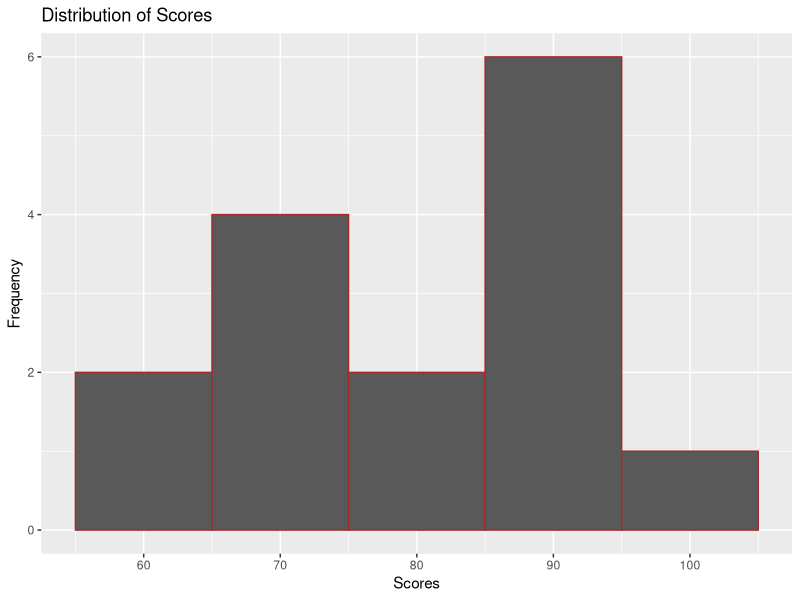
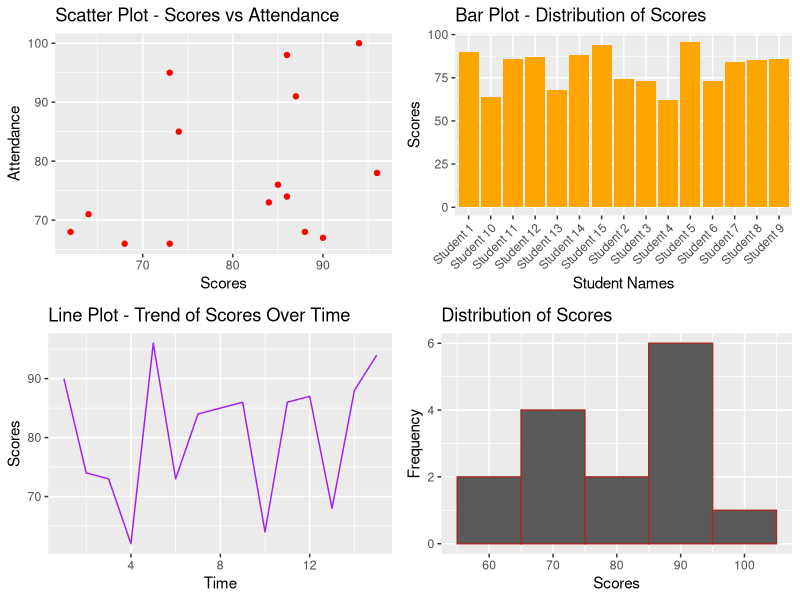

These charts were generated, in order, by the following R code:
library(ggplot2)
set.seed(123)

num_students <- 15  # Number of students
students <- data.frame(
  Name = paste("Student", 1:num_students),
  Scores = sample(60:100, num_students, replace = TRUE),
  Attendance = sample(60:100, num_students, replace = TRUE)
)

# Scatter Plot - Scores vs Attendance
scatter_plot <- ggplot(students, aes(x = Scores, y = Attendance)) +
  geom_point(color = "red") +
  labs(title = "Scatter Plot - Scores vs Attendance", x = "Scores", y = "Attendance")

# Bar Plot - Distribution of Scores
bar_plot <- ggplot(students, aes(x = Name, y = Scores)) +
  geom_bar(stat = "identity", fill = "orange") +
  theme(axis.text.x = element_text(angle = 45, hjust = 1)) +
  labs(title = "Bar Plot - Distribution of Scores", x = "Student Names", y = "Scores")

# Line Plot - Trend of Scores Over Time
students$Time <- seq_len(num_students)
line_plot <- ggplot(students, aes(x = Time, y = Scores, group = 1)) +
  geom_line(color = "purple") +
  labs(title = "Line Plot - Trend of Scores Over Time", x = "Time", y = "Scores")

# Histogram - Distribution of Scores
histogram_plot <- ggplot(students, aes(x = Scores)) +
  geom_histogram(binwidth = 10, position = "identity", color = "brown") +
  scale_fill_brewer(palette = "Set3") +
  labs(title = "Distribution of Scores", x = "Scores", y = "Frequency")

# Print the histogram plot
print(histogram_plot)

# Arrange all plots in a 2-column layout
library(gridExtra)
grid.arrange(scatter_plot, bar_plot, line_plot, histogram_plot, ncol = 2)
